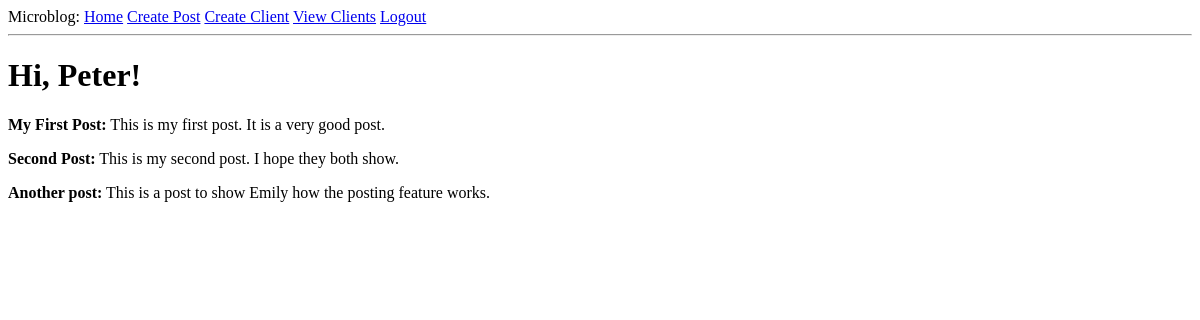
The app's page /index (signed in) with its own data.
### app/models.py (models this page shows, shortened)
class User(UserMixin, db.Model):
	id = db.Column(db.Integer, primary_key = True)
	username = db.Column(db.String(64), index = True, unique = True)
	email = db.Column(db.String(120), index = True, unique = True)
	password_hash = db.Column(db.String(128))
	posts = db.relationship('Post', backref='author', lazy ='dynamic')
	created_clients = db.relationship('Client', backref = 'intake completed by', lazy = 'dynamic')

class Post(db.Model):
	id = db.Column(db.Integer, primary_key = True)
	title = db.Column(db.String(30))
	body = db.Column(db.String(140))
	timestamp = db.Column(db.DateTime, index = True, default = datetime.utcnow)
	user_id = db.Column(db.Integer, db.ForeignKey('user.id'))

### app/routes.py (the view)
@app.route('/')
@app.route('/index')
@login_required
def index():
	posts = Post.query.filter_by(user_id = current_user.id)
	return render_template('index.html', title='Home', posts=posts)

### app/models.py (called while the page is built)
@login.user_loader
def load_user(id):
	return User.query.get(int(id))

### app/templates/index.html
{% extends "base.html" %}
{% block content %}
    <h1>Hi, {{ current_user.username }}!</h1>
    {% for post in posts %}
    <div><p><b>{{ post.title }}:</b> {{ post.body }}</p></div>
    {% endfor %}
{% endblock %}

### records on screen
User: username "Peter"
Post: title "My First Post", body "This is my first post. It is a very good post."
Post: title "Second Post", body "This is my second post. I hope they both show."
Post: title "Another post", body "This is a post to show Emily how the posting feature works."
